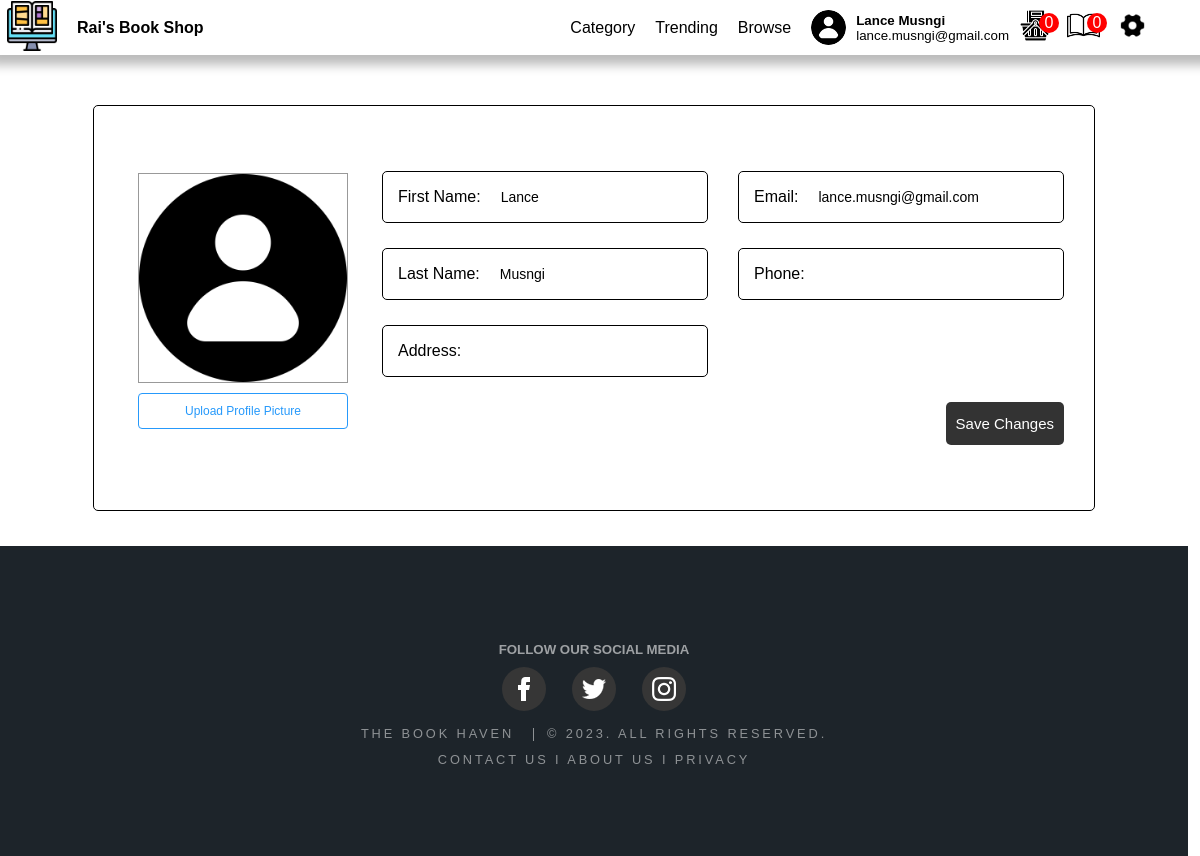
Page /edituser.php on the earlier database version.
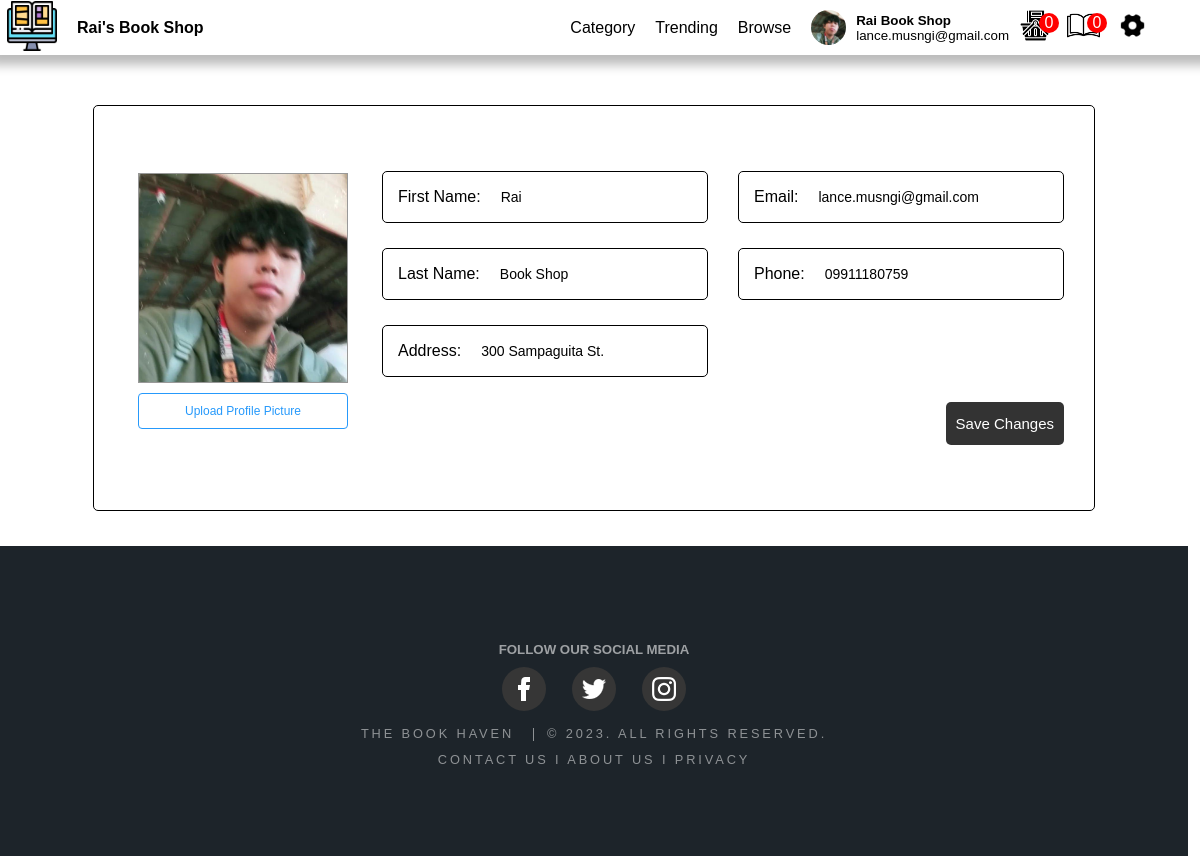
Same page on the later database version.
### tables this page shows
CREATE TABLE `currentuser` (
  `UserId` int(11) NOT NULL,
  `FName` varchar(50) NOT NULL,
  `LName` varchar(50) NOT NULL,
  `username` varchar(200) NOT NULL,
  `email` varchar(50) NOT NULL,
  `address` varchar(200) DEFAULT NULL,
  `phone` varchar(15) DEFAULT NULL,
  `profile` varchar(200) NOT NULL
);

### query.php (called while the page is built, shortened)
<?php
$queryUser = mysqli_query($con, "SELECT * FROM currentuser WHERE UserID = 1");
$rowUser = mysqli_fetch_assoc($queryUser);
$username = $rowUser["username"];
$FName = $rowUser["FName"];
$LName = $rowUser["LName"];
$address = $rowUser['address'];
$phone = $rowUser['phone'];
if ($username != 0) {
    $on = mysqli_query($con, "SELECT * FROM users WHERE username = '$username'");
    $rowon = mysqli_fetch_assoc($on);
    $UserID = $rowon["UserID"];
    $query69 = mysqli_query($con, "SELECT COUNT(cart_id) AS count from cart WHERE customer_id = $UserID");
    $row69 = mysqli_fetch_assoc($query69);
    $cartcount = $row69["count"];
    $query70 = mysqli_query($con, "SELECT COUNT(id) AS count from borrow WHERE customer_name = '$FName $LName' and returned !=1");
    $row70 = mysqli_fetch_assoc($query70);
    $borrowcount = $row70["count"];
} else {
    $verification = '0';
    $block = '0';
}

### edituser.php (the view, shortened to what the changed rows need)
<!DOCTYPE html>
<html>
<head>
    <link rel="stylesheet" href="css/stylemain.css">
    <link rel="stylesheet" href="css/header.css">
    <?php
    include("connect.php");
    include("query.php");
    ?>
</head>
<body>
    <?php
    include("header.php");
    ?>
    <section></a>
        <div class="wrapper" id="w1">
            <form action="" method="post" enctype="multipart/form-data">
                <div class="wedit">
                    <div class="weditimg">
                        <?php
                        echo "<img id='profileImage' src='$location' alt='Profile Picture'>";
                        ?>
                        <label class="btn-upload-img">
                            Upload Profile Picture <input type="file" id="img" name="img" accept="image/*">
                        </label>
                    </div>
                    <div class="weform">
                        <div class="inweform">
                            <div class="weitem">
                                <div class="border">
                                    <p>First Name:</p>
                                </div>
                                <?php
                                echo "<input type='text' name='first_name' value='$FName'>";
                                ?>
                            </div>
                            <div class="weitem">
                                <div class="border">
                                    <p>Last Name:</p>
                                </div>
                                <?php
                                echo "<input type='text' name='last_name' value='$LName'>";
                                ?>
                            </div>
                            <div class="weitem">
                                <div class="border">
                                    <p>Address:</p>
                                </div>
                                <?php
                                echo "<input type='text' name='address' value='$address'>";
                                ?>
                            </div>
                        </div>
                        <div class="inweform">
                            <div class="weitem">
                                <div class="border">
                                    <p>Email:</p>
                                </div>
                                <?php
                                echo "<input type='text' name='email' id='emailInput' value='$email' style='text-transform: none;' pattern='.*\.com' title='Please enter a valid email address'>";
                                ?>
                            </div>
                            <div class="weitem">
                                <div class="border">
                                    <p>Phone:</p>
                                </div>
                                <?php
                                echo "<input type='tel' name='phone' value='$phone' pattern='^(\d{11}|\d{12}|\d{13})?$' title='Enter 11 or 13 digits'>";
                                ?>
                            </div>
                        </div>
                    </div>
                </div>
            </form>
        </div>
    </section>
</body>
</html>

### header.php (shortened to what the changed rows need)
<div class="navi">
    <header>
        <div class="header">
            <?php
            $query = mysqli_query($con, "select * from currentuser where UserID = '1'");
            $row = mysqli_fetch_assoc($query);
            $location = $row["profile"];
            $username = $row["username"];
            $FName = $row["FName"];
            $LName = $row["LName"];
            $email = $row["email"];
            if ($username == "0") {
                echo "<div class='out'>
                    <a class='loginb'>Log In</a>
                    <a class='signupb'>Sign Up</a>
                    </div>";
            } else {
                echo "<div class='profile'>
                    <img src='$location' width='40' height='40' id='currentuser'>
                    <div id='inout'>
                       <p class='name'>$FName $LName</p>
                        <p>$email</p>
                    </div>
                        <div class='carts'>
                        <a href='cart.php'><img src='Image/shopping-cart.png' width='33' id='currentuser'><div class='cartcount'>$cartcount</div></a>
                        <a href='display_borrowed.php'><img src='Image/book.png' width='33'><div class='cartcount'>$borrowcount</div></a>
                    </div>
                </div>
                <div>
                    <a  onclick='showSettingsPopup()'><img src='Image/setting.png' width='25' id='profile'></a>
                    </div>";
            }
            ?>
        </div>
    </header>
</div>

Differences in the rows shown:
changed currentuser "lance.musngi@gmail.com": profile: a different picture; FName "Lance" → "Rai"; LName "Musngi" → "Book Shop"; first_name "Lance" → "Rai"; last_name "Musngi" → "book shop"; address (not shown) → "300 sampaguita st."; phone (not shown) → "09911180759"
